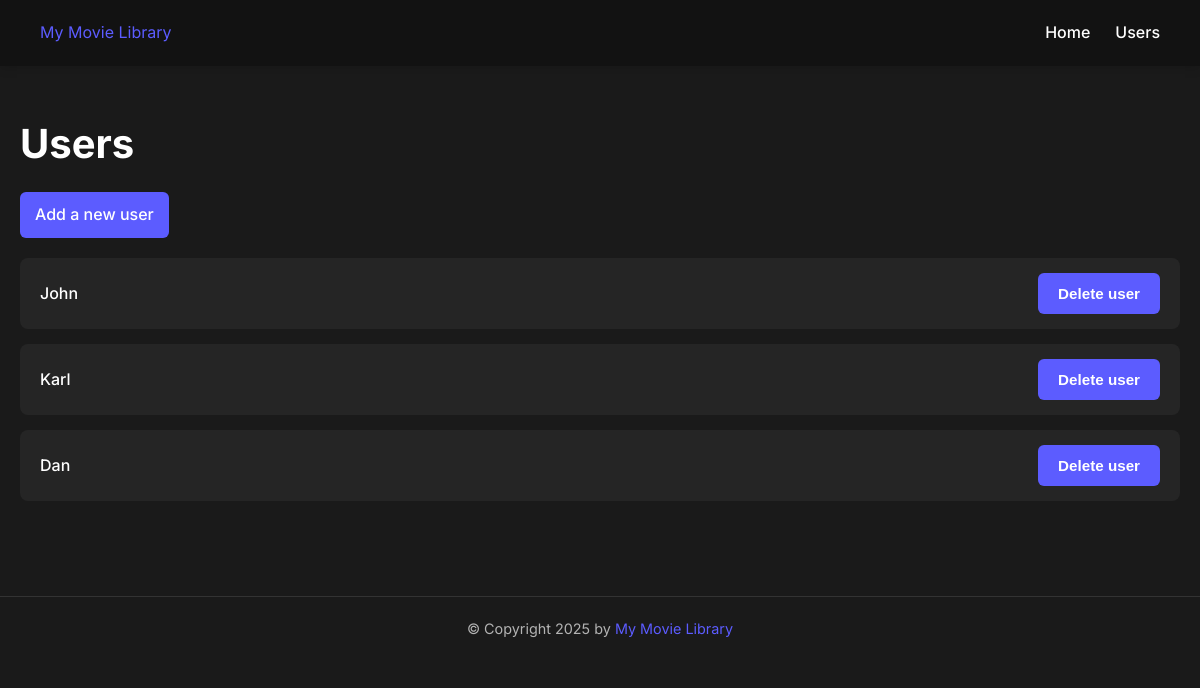
/users, run on an earlier commit of the app's database.
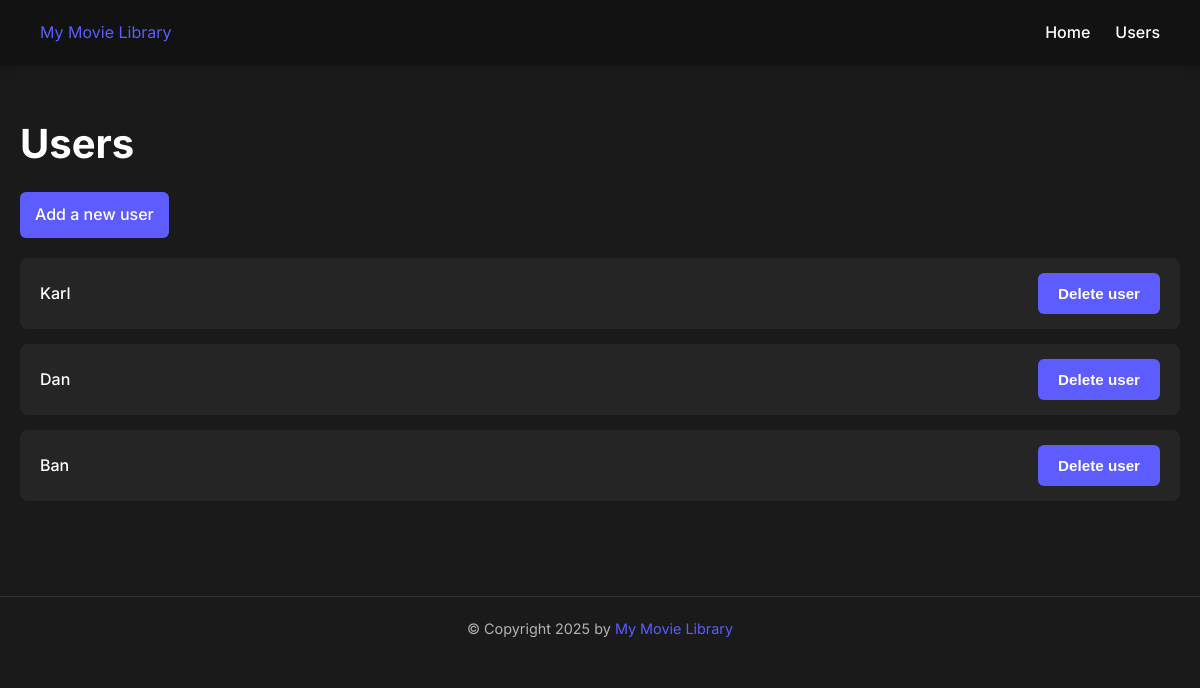
And on a later commit of the database.
### storage/sqlite_data_manager.py (models this page shows, shortened)
class UserAccount(db.Model):
    id: Mapped[int] = mapped_column(primary_key=True, autoincrement=True)
    name: Mapped[str] = mapped_column(unique=True)
    movies: Mapped[List['Movie']] = relationship(back_populates='user', cascade='all, delete-orphan')

### app.py (the view)
@app.get('/users')
def list_all_users():
    users = data_manager.get_all_users()
    return render_template('users.html', users=users)

### storage/sqlite_data_manager.py (called while the page is built)
    def get_all_users(self):
        return self.db.session.execute(self.db.select(UserAccount)).scalars()

### templates/users.html
{% extends "layout.html" %}
{% block head %}
  {{ super() }}
{% endblock %}
{% block content %}
  <h1>Users</h1>
  <a href="/add_user" class="add-user-link">Add a new user</a>
  <div class="users-list">
    {% for user in users %}
    <div class="user-item">
      <div class="user">
        <a href="/users/{{user.id}}" class="user-link">{{user.name}}</a>
      </div>
      <div class="delete-user">
        <form action="/users/{{user.id}}" method="post">
          <input type="submit" value="Delete user" class="btn btn-small">
        </form>
      </div>
    </div>
    {% endfor %}
  </div>
{% endblock %}

### templates/layout.html (shortened to what this page needs)
<!doctype html>
<html lang="en">
  <head>
    {% block head %}
    <link rel="stylesheet" href="{{ url_for('static', filename='style.css') }}">
    {% endblock %}
  </head>
  <body>
    <header id="header">
      <a href="/" class="site-logo">My Movie Library</a>
      <nav>
        <a href="/">Home</a>
        <a href="/users">Users</a>
      </nav>
    </header>
    <main>
      <div id="content" class="container">
        {% block content %}{% endblock %}
      </div>
    </main>
    <footer id="footer">
      {% block footer %}
      &copy; Copyright 2025 by <a href="/">My Movie Library</a>
      {% endblock %}
    </footer>
  </body>
</html>

### static/style.css (style rules this page uses)
:root { --dark-bg: #1a1a1a; --darker-bg: #121212; --light-text: #ffffff; --secondary-text: #b3b3b3; --accent-color: #5c5cff; --button-color: #5c5cff; --button-hover: #4646ff; --card-bg: #252525; --border-color: #333333; }
body { font-family: 'Inter', -apple-system, BlinkMacSystemFont, 'Segoe UI', Roboto, Oxygen, Ubuntu, Cantarell, 'Open Sans', 'Helvetica Neue', sans-serif; background-color: var(--dark-bg); color: var(--light-text); margin: 0; padding: 0; min-height: 100vh; line-height: 1.6; }
.container { max-width: 1200px; margin: 0 auto; padding: 20px; }
h1 { font-size: 2.5rem; font-weight: 700; margin-bottom: 1rem; color: var(--light-text); }
a { color: var(--accent-color); text-decoration: none; transition: color 0.2s ease; }
#header { display: flex; justify-content: space-between; align-items: center; padding: 20px 40px; background-color: var(--darker-bg); box-shadow: 0 2px 10px rgba(0, 0, 0, 0.15); }
nav { display: flex; align-items: center; }
nav a { margin-left: 25px; color: var(--light-text); font-weight: 500; }
form { display: flex; flex-direction: column; }
input[type="submit"], .btn { padding: 12px 20px; background-color: var(--button-color); color: white; border: none; border-radius: 6px; cursor: pointer; font-weight: 600; font-size: 0.95rem; transition: background-color 0.2s; text-align: center; display: inline-block; }
.btn-small { padding: 8px 12px; font-size: 0.85rem; }
.user-item { display: flex; justify-content: space-between; align-items: center; background-color: var(--card-bg); padding: 15px 20px; margin-bottom: 15px; border-radius: 8px; transition: background-color 0.2s; }
.user-link { font-weight: 500; color: var(--light-text); text-decoration: none; }
.add-user-link { display: inline-block; margin-bottom: 20px; padding: 10px 15px; background-color: var(--accent-color); color: white; border-radius: 6px; font-weight: 500; transition: background-color 0.2s; }
#footer { margin-top: 60px; padding: 20px; text-align: center; color: var(--secondary-text); font-size: 0.9rem; border-top: 1px solid var(--border-color); }

What changed in the data, as far as the page shows it:
removed UserAccount: name "John"
added UserAccount: name "Ban"
